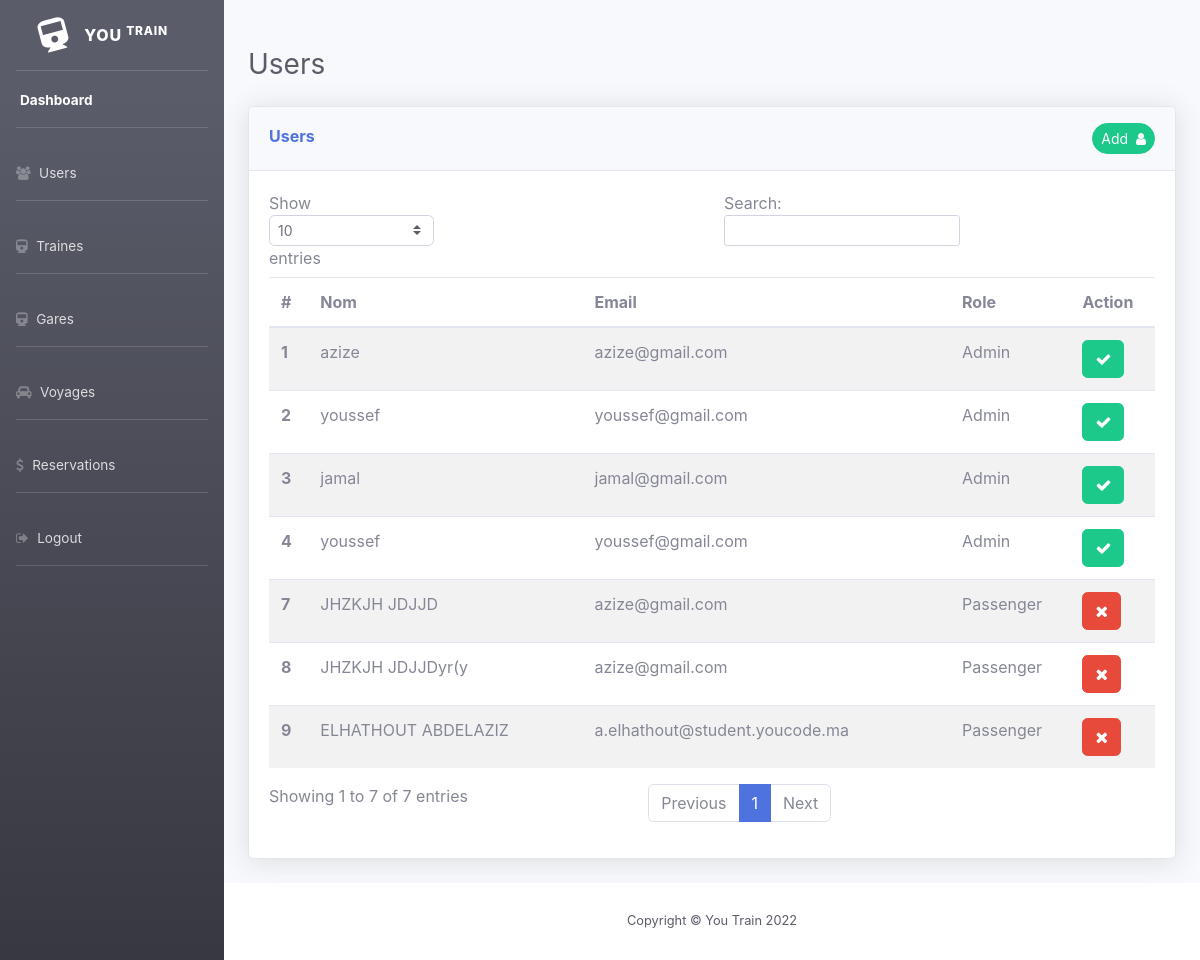
/view/users.php, run on an earlier commit of the app's database.
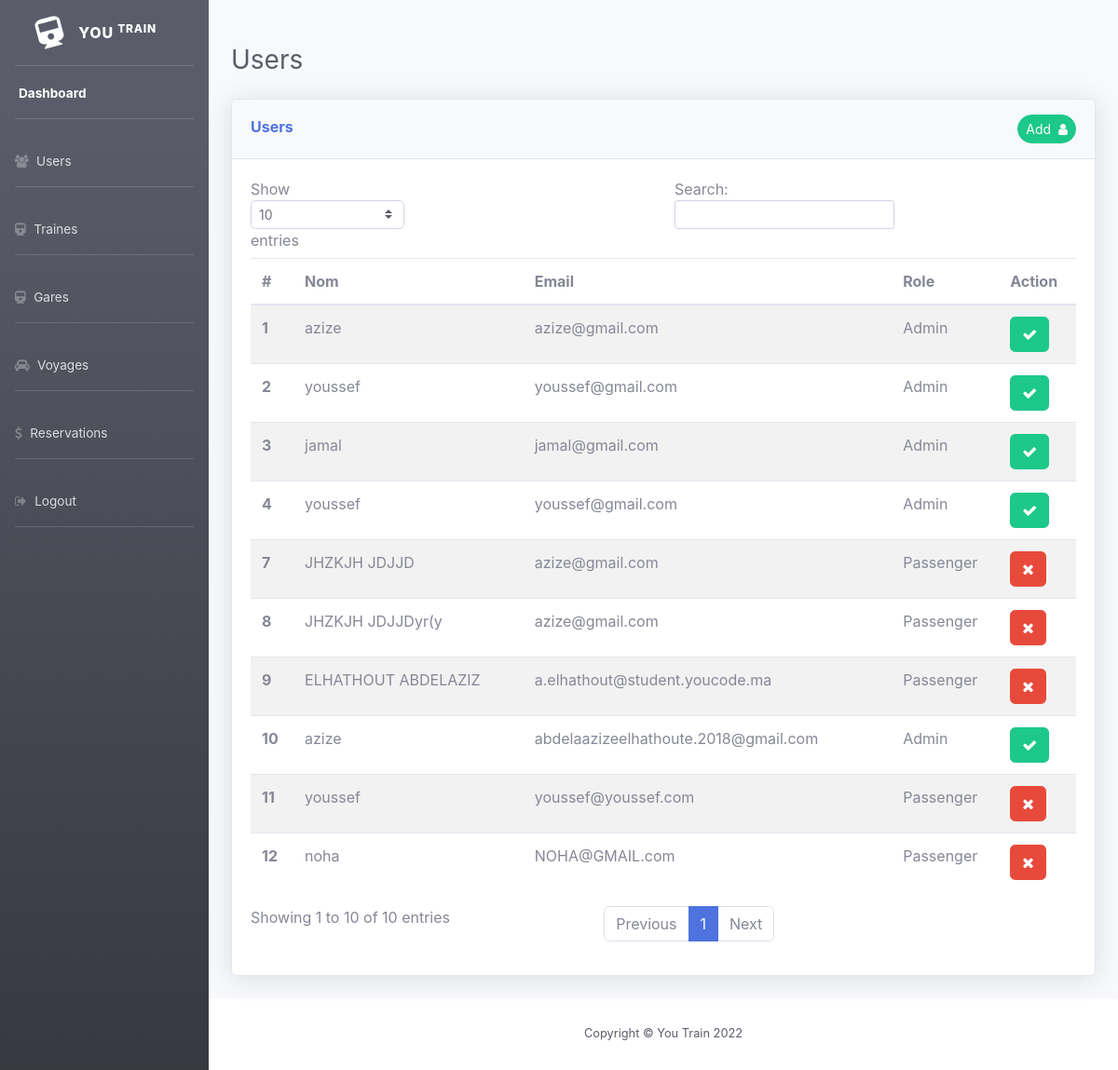
And on a later commit of the database.
### tables this page shows
CREATE TABLE `users` (
  `id` int(11) NOT NULL,
  `nom` varchar(255) DEFAULT NULL,
  `email` varchar(255) DEFAULT NULL,
  `password` varchar(255) DEFAULT NULL,
  `image` varchar(255) DEFAULT NULL,
  `id_role` int(11) DEFAULT NULL
);

### modal/dbTrain.php (called while the page is built)
<?php
   class DbTrain {
    private $host = "localhost";
    private $user = "root";
    private $pwd = "";
    private $dbName = "management_traines";
    protected  function connexion(){
        try{
        $dsn = 'mysql:host='.$this->host.';dbname=' .$this->dbName;
        $pdo = new PDO($dsn, $this->user, $this->pwd);
        $pdo->setAttribute(PDO::ATTR_DEFAULT_FETCH_MODE, PDO::FETCH_ASSOC);
        return $pdo;
    }catch(PDOException $exp){
            echo 'Erreur' . $exp->getCode() . 'message' . $exp->getMessage();
            die();
    }
    }
   }

### modal/usersModal.php (called while the page is built, shortened)
<?php
include 'dbTrain.php';
    class UsersModal extends DbTrain {
        public function getUsers(){
        $sql = "SELECT * FROM users ";
        $stm = $this->connexion()->query($sql);
        $result = $stm->fetchAll();
        return $result;
        }
}

### view/users.php (the view, shortened to what this page needs)
<?php
include '../modal/usersModal.php';
$user = new UsersModal();
$resultUser=$user->getUsers();
?>
<!DOCTYPE html>
<html lang="en">
<head>
    <link rel='stylesheet' href='https://cdnjs.cloudflare.com/ajax/libs/font-awesome/4.7.0/css/font-awesome.min.css'>
    <link href="../css/sb-admin-2.min.css" rel="stylesheet">
</head>
<body>
<div id="wrapper">
<?php include('sidebar.php'); ?>
<div id="content-wrapper" class="d-flex flex-column">
        <div id="content">
            <div class="container-fluid">
                <div class="d-sm-flex align-items-center justify-content-between mb-4 mt-5">
                    <h1 class="h3 mb-0 text-gray-800">Users</h1>
                </div>
                <div class="card shadow mb-4">
                        <div class="card-header py-3 d-flex justify-content-between">
                            <div><h6 class="mt-1 font-weight-bold text-primary">Users</h6></div>
                            <div class=''>
                                <button type="button" class="btn btn-success btn-sm rounded-pill" data-bs-toggle="modal" data-bs-target="#addTrain">
                                  <span>Add &nbsp;<i class="fa fa-user"></i></span>
                                </button></div>
                        </div>
                        <div class="card-body">
                            <div class="table-responsive">
                            <table id="table-users" class="table table-striped" style="width:100%">
        <thead>
            <tr>
                <tr>
                <th scope="col">#</th>
                <th scope="col">Nom</th>
                <th scope="col">Email</th>
                <th scope="col">Role</th>
                <th scope="col">Action</th>
                </tr>
            </tr>
        </thead>
        <tbody>
        <?php
     foreach($resultUser as $users) {
    ?>
   <tr>
     <th scope="row"><?php echo $users['id']; ?></th>
     <td><?php echo $users['nom']; ?></td>
     <td><?php echo $users['email']; ?></td>
     <td>
       <?php
        if($users['id_role']==1) echo 'Admin';
        else
        echo 'Passenger';
        ?>
   </td>
     <td>
       <a href="../controller/changerRole.php?role=<?php echo $users['id_role'];?>&id=<?php echo $users['id'];?>" class="btn btn-<?php
        if ($users['id_role'] == 1)echo 'success';
        else   echo 'danger';
           ?>"
           ><i class="fa fa-<?php
        if ($users['id_role'] == 1)
           echo 'check';
       else
           echo 'times';?>"></i></a>
   </td>
   </tr>
<?php }?>
        </tbody>
    </table>
                            </div>
                        </div>
                    </div>
            </div>
        </div>
    <?php include('footer.php')?>
    </div>
</div>
</body>
</html>

What changed in the data, as far as the page shows it:
added users: id "10", nom "azize", email "abdelaazizeelhathoute.2018@gmail.com", shows "Admin"
added users: id "11", nom "youssef", email "youssef@youssef.com", shows "Passenger"
added users: id "12", nom "noha", email "NOHA@GMAIL.com", shows "Passenger"
Also different on the page:
text written by a page script: "Show entries Search: Showing 1 to 7 of 7 entries Previous 1 Next" → "Show entries Search: Showing 1 to 10 of 10 entries Previous 1 Next"
